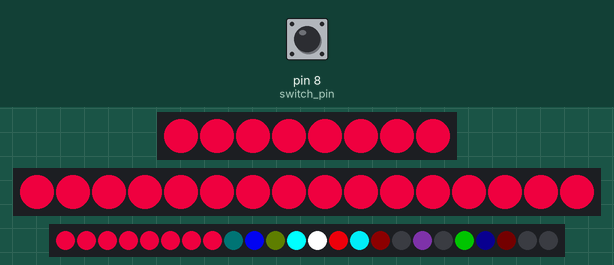
Recording of a sketch running on a simulated Arduino Uno, built with avr-gcc and run on an emulated ATmega328P. On the bench: 8 RGB LEDs in strip order, left to right, 16 RGB LEDs in strip order, left to right, 24 RGB LEDs in strip order, left to right. The inputs (shaded band) are chosen by the test bench; at power-on: pin 8 (switch_pin) LOW. Colours are those a GRB WS2812 strip shows for the declared byte order.

Above: at 1.2 s.
1.3 s: pin 8 (switch_pin) pulled HIGH for 0.15 s
At 1.66 s:
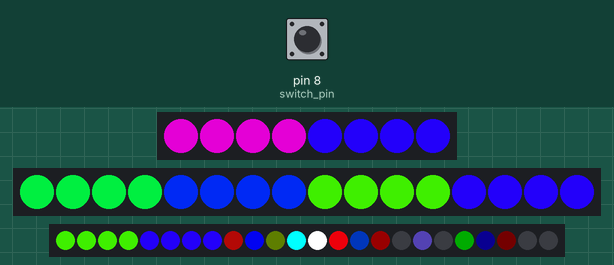
2.0 s: pin 8 (switch_pin) pulled HIGH for 1 s
At 2.27 s:
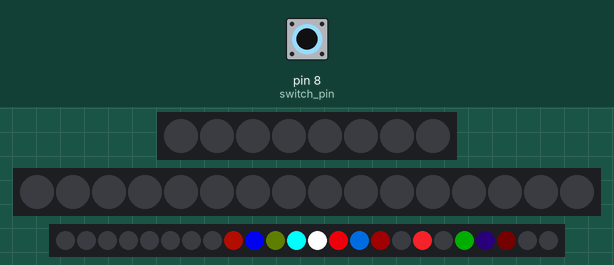
3.6 s: pin 8 (switch_pin) pulled HIGH for 0.15 s
At 3.77 s:
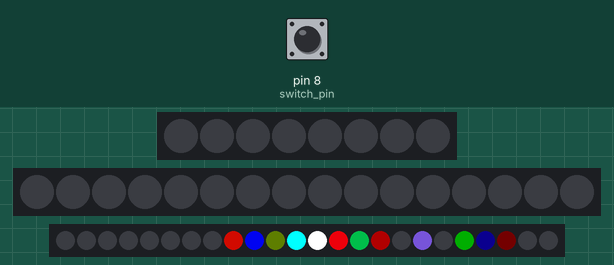
4.3 s: pin 8 (switch_pin) pulled HIGH for 3.2 s
At 5.29 s:
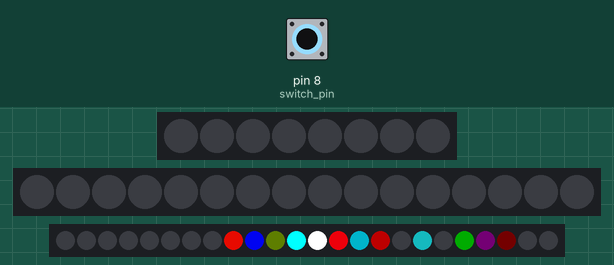
8.1 s: pin 8 (switch_pin) pulled HIGH for 0.15 s
At 8.61 s:
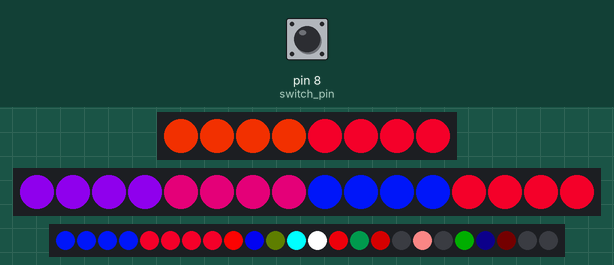
8.8 s: pin 8 (switch_pin) pulled HIGH for 1 s
At 9.51 s:
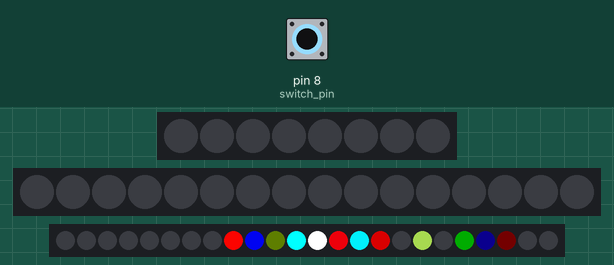
Timing chart, 0 to 13.2 s (numbered marks = the images above; inputs shaded):
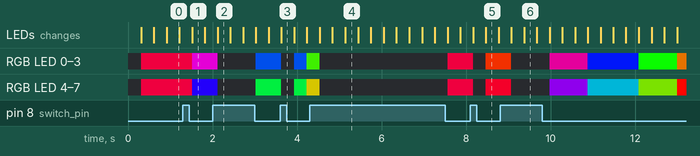

Measured:
- after the input at 1.3 s, the LEDs: change after 0.22 s (image 1)
- after the input at 2.0 s, the LEDs: change after 0.12 s (image 2)
- after the input at 3.6 s, the LEDs: change at once (image 3)
- after the input at 4.3 s, the LEDs: first change after 0.23 s (image 4 shows a later state)
- after the input at 8.1 s, the LEDs: first change after 0.06 s (image 5 shows a later state)
- after the input at 8.8 s, the LEDs: first change after 0.27 s (image 6 shows a later state)

The sketch:

2022_April_Bedroom_Boxes.ino
```cpp
#include <elapsedMillis.h>

#include <FastLED.h>

int switch_pin = 8;

byte mode;
byte counter;
byte prevmode;

byte hue;

#define NUM_LEDS 24
#define DATA_PIN 2

CRGB leds[NUM_LEDS];
elapsedMillis timer_0;
elapsedMillis timer_1;
elapsedMillis timer_2;


void setup() {
  pinMode(switch_pin, INPUT);
  FastLED.addLeds<WS2812,DATA_PIN,BRG>(leds,8);
   FastLED.addLeds<WS2812,3,BRG>(leds,8,16);
   FastLED.addLeds<WS2812,4,BRG>(leds,16,24);

  for(int i = 0; i < NUM_LEDS; i++) { leds[i] = CHSV(0, 0, 0); } FastLED.show();

}

void loop() {


if (timer_0 > 2000 && counter < 2) {counter = 0; timer_0 = 0;}


if (mode != prevmode) {counter ++; prevmode = mode; timer_1 = 0;}

if (mode == 0) { for(int i = 0; i < NUM_LEDS; i++) { leds[i] = CHSV(0, 0, 0); } }
if (mode == 1) {

for(int i = 0; i < 8; i++) { leds[i] = CHSV(20, 255, 255); }
for(int i = 8; i < 16; i++) { leds[i] = CHSV(20, 255, 255); }
for(int i = 16; i < 24; i++) { leds[i] = CHSV(20, 255, 255); }
  }

if (mode == 2) {


  for(int i = 0; i < 2; i++) { leds[i] = CHSV(hue, 255, 255); }
  for(int i = 2; i < 4; i++) { leds[i] = CHSV(hue, 255, 255); }

  for(int i = 4; i < 6; i++) { leds[i] = CHSV(hue+ 30, 255, 255); }
  for(int i = 6; i < 8; i++) { leds[i] = CHSV(hue+ 30, 255, 255); }


  for(int i = 8; i < 10; i++) { leds[i] = CHSV(hue+ 90, 255, 255); }
  for(int i = 10; i < 12; i++) { leds[i] = CHSV(hue+ 90, 255, 255); }

  for(int i = 12; i < 14; i++) { leds[i] = CHSV(hue+ 50, 255, 255); }
  for(int i = 14; i < 16; i++) { leds[i] = CHSV(hue+ 50, 255, 255); }


  for(int i = 16; i < 18; i++) { leds[i] = CHSV(hue+ 120, 255, 255); }
  for(int i = 18; i < 20; i++) { leds[i] = CHSV(hue+ 120, 255, 255); }

  for(int i = 20 ; i < 22; i++) { leds[i] = CHSV(hue+ 30, 255, 255); }
  for(int i = 22; i < 24; i++) { leds[i] = CHSV(hue+ 30, 255, 255); }


if (timer_2 > 1000) {hue = hue + 60; timer_2 = 0;}


}

 if(digitalRead(switch_pin) == HIGH){
  mode = 0;

  if (timer_1 > 2000) {counter = 0;}
  }


  if(digitalRead(switch_pin) == LOW){
 if (counter < 2) {mode = 1;}

 if (counter >= 2) {mode = 2; }
  }


FastLED.show();
}
```
